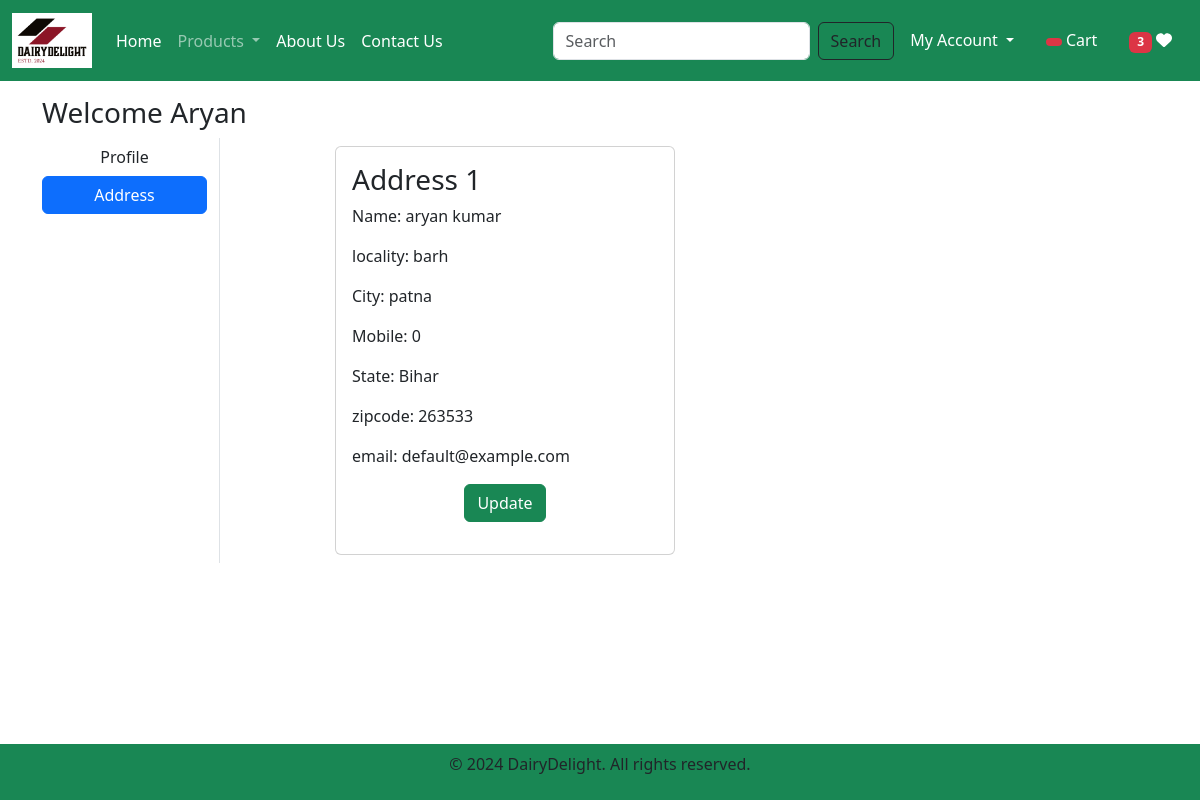
/address/ (signed in), run on the app's committed database.
### app/models.py (models this page shows, shortened)
class Customer(models.Model):
    user = models.ForeignKey(User, on_delete=models.CASCADE)
    name = models.CharField(max_length=200)
    locality = models.CharField(max_length=200)
    city = models.CharField(max_length=50)
    mobile = models.IntegerField(default=0)
    zipcode = models.IntegerField()
    state = models.CharField(choices=STATE_CHOICES, max_length=100)
    email = models.EmailField(null=False, default="default@example.com")

### app/views.py (the view)
# urls.py: path('address/', views.address, name="address"),
def address(request):
    add = Customer.objects.filter(user=request.user)
    totalitem = 0
    wishitem = 0
    if request.user.is_authenticated:
        totalitem = len(Cart.objects.filter(user=request.user))
        wishitem = len(Wishlist.objects.filter(user=request.user))
    return render(request, "app/address.html", locals())

### app/templates/app/address.html (shortened to what this page needs)
{% extends "app/base.html" %}
{% load static %}
{% block main-content %}
<br>
<br>
<div class="container my-5">
    <div class="row">
        <h3>Welcome <span class="text-capitalize">{{request.user}}</span> </h3>
    <div class="col-sm-2 border-end">
        <ul class="list-unstyled">
            <li class="d-grid"><a href="{% url 'profile' %}" class="btn ">Profile</a></li>
            <li class="d-grid"><a href="{% url 'address' %}" class="btn btn-primary">Address</a></li>
        </ul>
    </div>
    <div class="col-sm-8 offset-sm-1">
        <div class="row">
            {% for ad in add %}
                <div class="col-sm-6">
                    <div class="card m-2">
                        <div class="card-body">
                            <h3>Address {{forloop.counter}}</h3>
                            <p>Name: {{ad.name}}</p>
                            <p>locality: {{ad.locality}}</p>
                            <p>City: {{ad.city}}</p>
                            <p>Mobile: {{ad.mobile}}</p>
                            <p>State: {{ad.state}}</p>
                            <p>zipcode: {{ad.zipcode}}</p>
                            <p>email: {{ad.email}}</p>
                            <p class="text-center"> <a href="{% url 'updateAddress' pk=ad.id %}" type="button" class="btn btn-success">Update</a></p>
                        </div>
                    </div>
                </div>
            {% endfor %}
        </div>
    </div>
    <br>
    <br>
    <br>
{% endblock main-content %}

### data on the page
Customer: name "aryan kumar", locality "barh", city "patna", mobile "0", state "Bihar", zipcode "263533", email "default@example.com"

### other printed values
{{ wishitem }} "3"
{{ request.user }} "Aryan"
